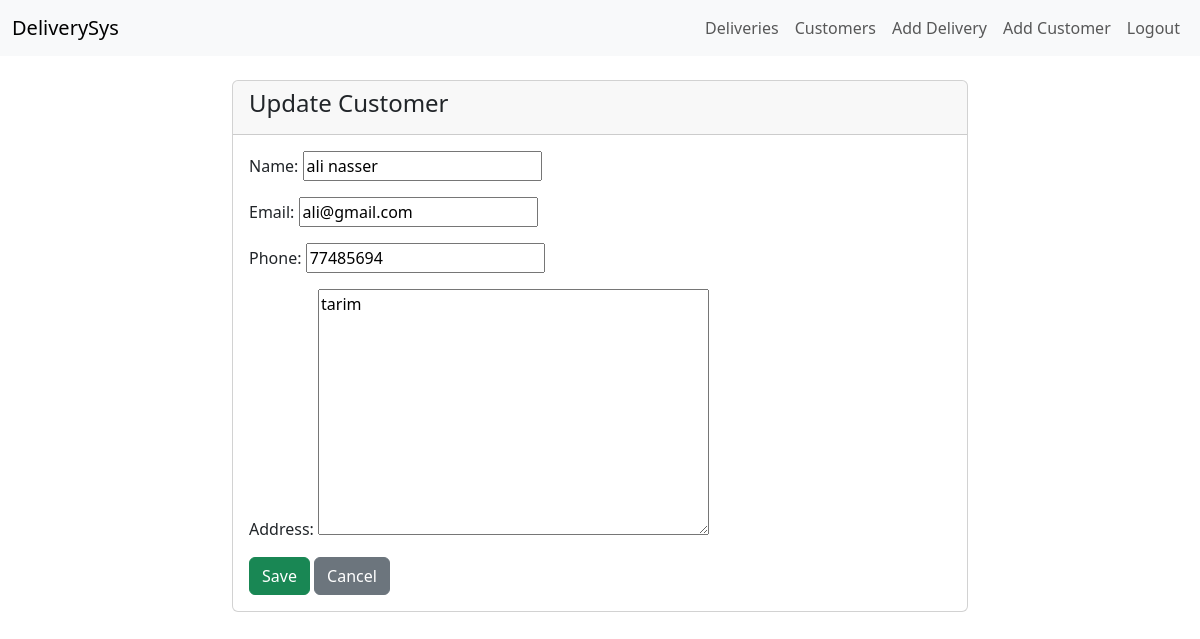
The page /customers/update/2/ (signed in) on the database its author committed.
### customer/models.py (models this page shows, shortened)
class Customer(models.Model):
	name = models.CharField(max_length=120)
	email = models.EmailField(blank=True)
	phone = models.CharField(max_length=30, blank=True)
	address = models.TextField(blank=True)
	created_by = models.ForeignKey(User, on_delete=models.CASCADE)
	created_at = models.DateTimeField(auto_now_add=True)

### customer/views.py (the view)
# urls.py: path('update/<int:pk>/', views.CustomerUpdateView.as_view(), name='customer_update'),
class CustomerUpdateView(LoginRequiredMixin, UpdateView):
	model = Customer
	fields = ['name', 'email', 'phone', 'address']
	template_name = 'customer/update.html'
	success_url = reverse_lazy('customer_list')

### templates/customer/update.html
{% extends 'base.html' %}
{% block content %}
<div class="row justify-content-center">
  <div class="col-md-8">
    <div class="card">
      <div class="card-header"><h4>Update Customer</h4></div>
      <div class="card-body">
        <form method="post">{% csrf_token %}
          {{ form.as_p }}
          <button class="btn btn-success">Save</button>
          <a class="btn btn-secondary" href="{% url 'customer_list' %}">Cancel</a>
        </form>
      </div>
    </div>
  </div>
</div>
{% endblock %}

### rows shown on the page
Customer: name "ali nasser", email "ali@gmail.com", phone "77485694", address "tarim"
